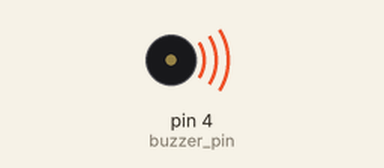
Recording of a sketch running on a simulated Arduino Uno, built with avr-gcc and run on an emulated ATmega328P. Parts: buzzer (waves = sounding).

Above: at 0.1 s.
At 8.3 s:
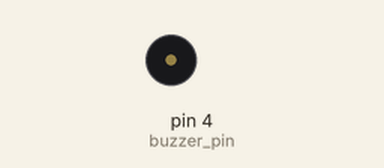
Timing chart, 0 to 9.8 s (numbered marks = the images above):
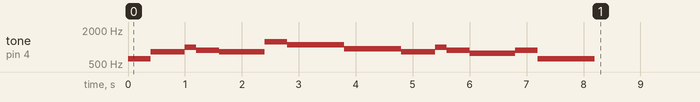

Measured:
- by itself, tone on pin 4 (buzzer_pin): plays 617 Hz for 0.40 s, 824 Hz for 0.60 s, 980 Hz for 0.20 s, 873 Hz for 0.40 s, 824 Hz for 0.80 s, 1234 Hz for 0.40 s … (14 notes in this stretch)

The sketch:

harry_potter.ino
```cpp
//int led_pin = 13;
int buzzer_pin = 4;

struct MusicStruct {
  int A = 550;
  int As = 582;
  int B = 617;
  int C = 654;
  int Cs = 693;
  int D = 734;
  int Ds = 777;
  int E = 824;
  int F = 873;
  int Fs = 925;
  int G = 980;
  int Gs = 1003;
  int A2 = 1100;
  int A2s = 1165;
  int B2 = 1234;
  int C3 = 1308;
  int C3s = 1385;
  int D3 = 1555;
}Music;

struct LengthStruct {
  float half = 0.5;
  float one = 1.0;
  float one_half = 1.5;
  float two = 2.0;
  float two_half = 2.5;
}Length;


int tempo = 400;


void setup() {
  //pinMode(led_pin, OUTPUT);
  pinMode(buzzer_pin, OUTPUT);
}


void setTone(int pin, int note, int duration) {
  tone(pin, note, duration);
  delay(duration);
  noTone(pin);
}


void loop() {
  setTone(buzzer_pin, Music.B, tempo * Length.one);
  setTone(buzzer_pin, Music.E, tempo * Length.one_half);
  setTone(buzzer_pin, Music.G, tempo * Length.half);
  setTone(buzzer_pin, Music.F, tempo * Length.one);
  setTone(buzzer_pin, Music.E, tempo * Length.two);
  setTone(buzzer_pin, Music.B2, tempo * Length.one);
  setTone(buzzer_pin, Music.A2, tempo * Length.two_half);
  setTone(buzzer_pin, Music.Fs, tempo * Length.two_half);
  setTone(buzzer_pin, Music.E, tempo * Length.one_half);
  setTone(buzzer_pin, Music.G, tempo * Length.half);
  setTone(buzzer_pin, Music.F, tempo * Length.one);
  setTone(buzzer_pin, Music.Ds, tempo * Length.two);
  setTone(buzzer_pin, Music.F, tempo * Length.one);
  setTone(buzzer_pin, Music.B, tempo * Length.two_half);
  delay(500000);
}
```
